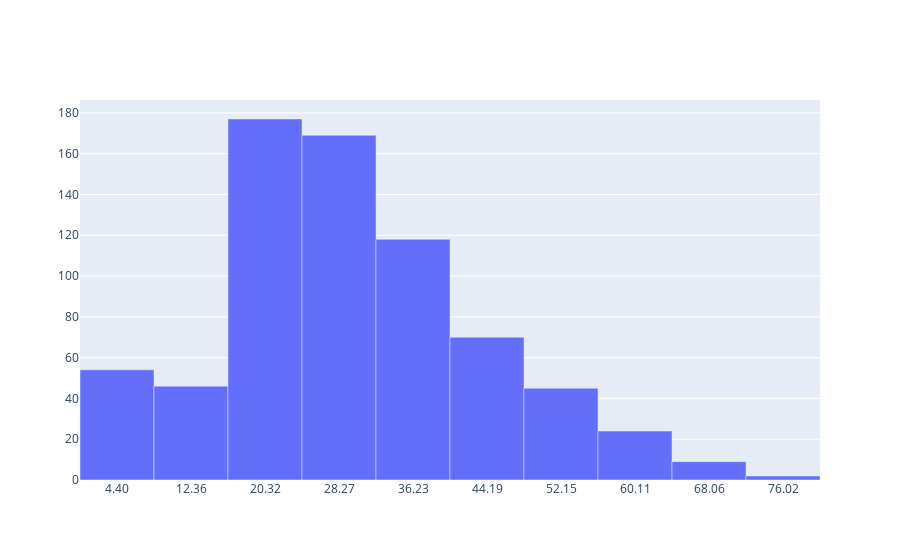

The code cell stored with this chart in its notebook:
### Code cell
import plotly.graph_objects as go
animals=['giraffes', 'orangutans', 'monkeys']

fig = go.Figure([go.Bar(y=age_hist[0], x=label2, width=1.0)])
fig.update_xaxes(type="category")
fig.show()

### Figure 1 — Plotly figure (JSON) as saved in the notebook; plotly's stock layout.template omitted (floating-point values rounded to 4 significant figures)
{"data": [{"type": "bar", "width": 1, "x": ["4.40", "12.36", "20.32", "28.27", "36.23", "44.19", "52.15", "60.11", "68.06", "76.02"], "y": [54, 46, 177, 169, 118, 70, 45, 24, 9, 2]}], "layout": {"autosize": true, "xaxis": {"autorange": true, "range": [-0.5, 9.5], "type": "category"}, "yaxis": {"autorange": true, "range": [0, 186.3], "type": "linear"}}}
